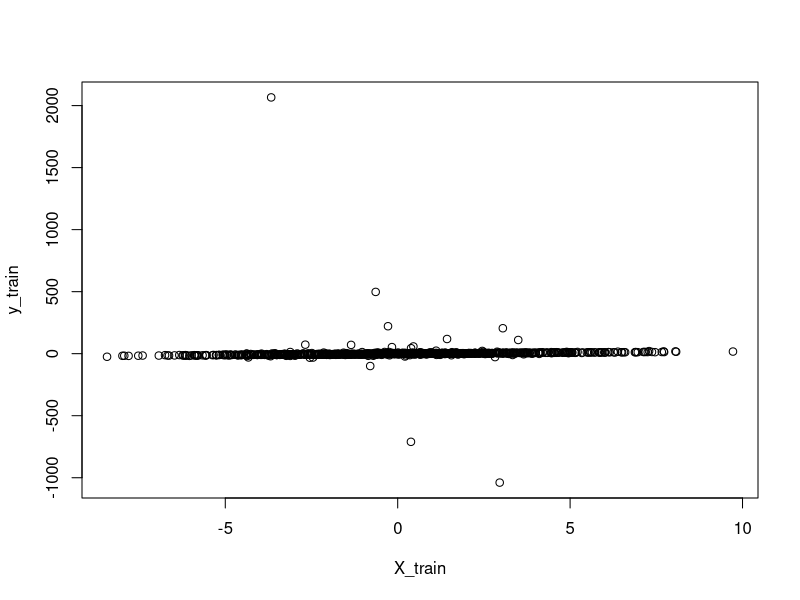
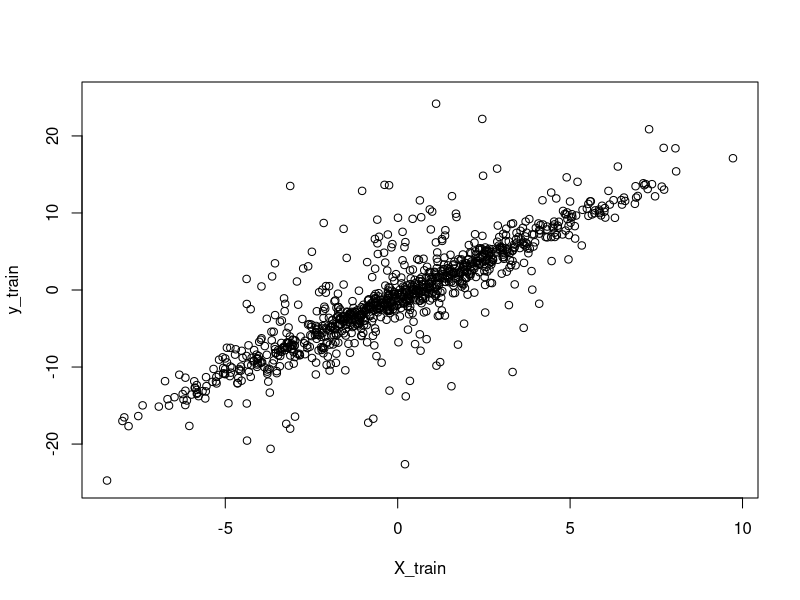

The R source for these figures, in order:
set.seed(123)
X_train = rnorm(1000, mean = 0, sd = 3)
y_train = 2 * X_train - 1 + rcauchy(1000)
X_test = rnorm(1000, mean = 0, sd = 3)
y_test = 2 * X_test - 1 + rnorm(1000)

plot(X_train, y_train)

plot(X_train, y_train, ylim = c(-25, 25))

lin_mod <- lm(y_train ~ X_train)
library(MASS)
rob_mod <- rlm(y_train ~ X_train)
pred_lin <- predict(lin_mod, data.frame(X_test = X_test))
pred_rob <- predict(rob_mod, data.frame(X_test = X_test))
res_lin <- mean((y_test - pred_lin)^2)
res_rob <- mean((y_test - pred_rob)^2)
res_lin
res_rob








